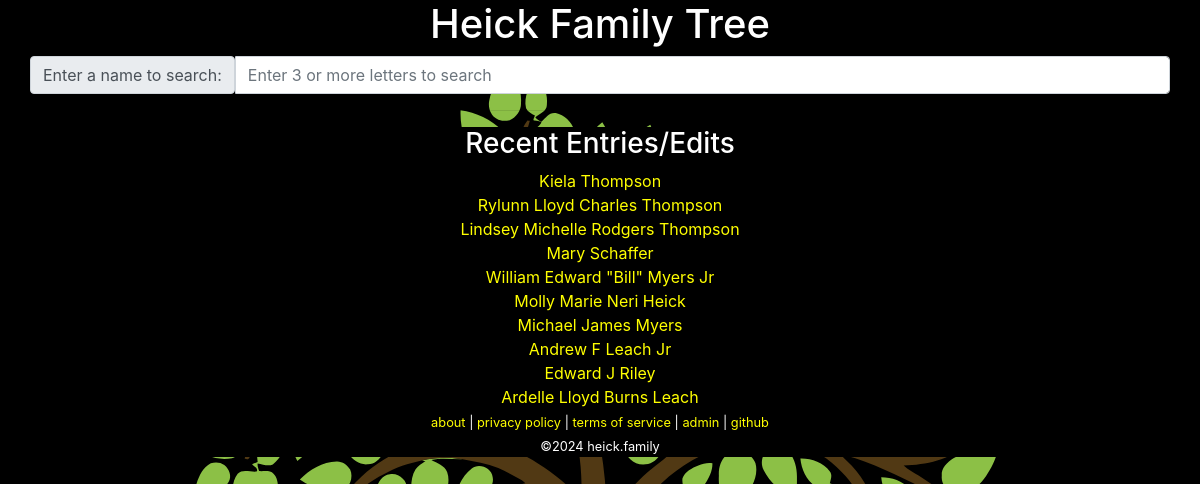
Before: / with the older database file.
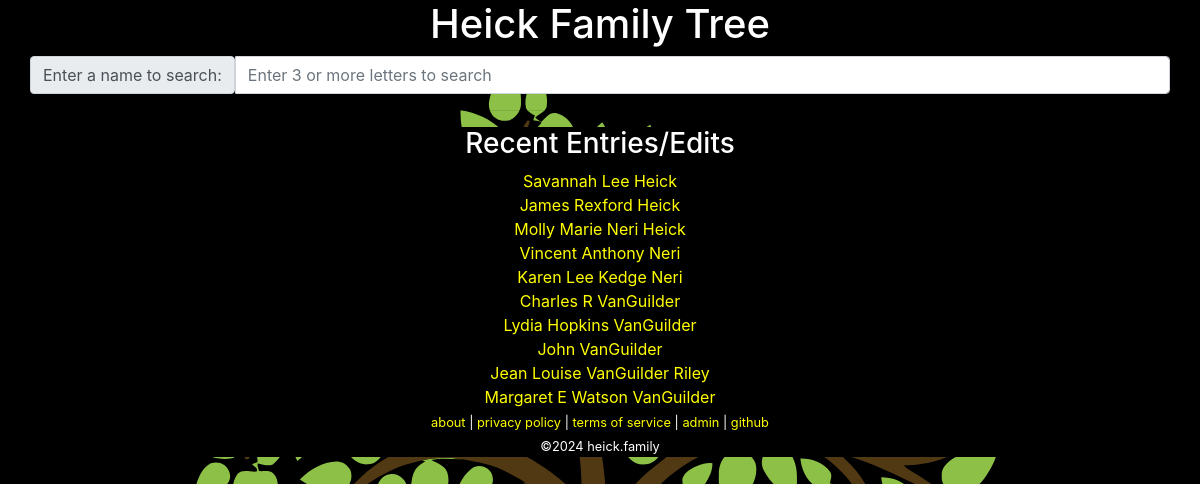
After: the same page with the newer database file.
### tables this page shows
CREATE TABLE `family` (
  `id` int(10) unsigned NOT NULL AUTO_INCREMENT COMMENT 'primary key',
  `name` char(200) NOT NULL,
  `parent-bio-x` int(10) unsigned NOT NULL DEFAULT 0 COMMENT 'mother xx',
  `parent-bio-y` int(10) unsigned NOT NULL DEFAULT 0 COMMENT 'father xy',
  `parent-adopt-x` int(10) unsigned NOT NULL DEFAULT 0,
  `parent-adopt-y` int(10) unsigned NOT NULL DEFAULT 0,
  `partner` int(10) unsigned NOT NULL DEFAULT 0,
  `dob` char(10) NOT NULL DEFAULT '0000-00-00' COMMENT 'date of birth ymd',
  `dod` char(10) NOT NULL DEFAULT '0000-00-00' COMMENT 'date of death ymd',
  `lastupdated` datetime NOT NULL DEFAULT current_timestamp() ON UPDATE current_timestamp(),
  PRIMARY KEY (`id`)
);

### lib/Stuff.php (called while the page is built, shortened)
<?php
require_once('Family.php');
class Stuff extends Family
{
	public static function getLastModified($count = 10)
	{
		$data = [];
		$query = 'SELECT `id`,`name` FROM `family` ORDER BY `lastupdated` DESC LIMIT ' . $count;
		$result = self::_query($query);
		while ($row = mysqli_fetch_assoc($result)) {
			$data[] = ['id' => $row['id'], 'name' => $row['name']];
		}
		return $data;
	}
}

### lib/Family.php (called while the page is built, shortened)
<?php
class Family
{
	private static $link = null;
	protected static function _query($query = null)
	{
		$result = mysqli_query(self::$link, $query);
		return $result;
	}
	protected static function _connect()
	{
		$config = json_decode(file_get_contents('../conf/configuration.json'), true);
		$db = $config['database'];
		self::$link = mysqli_connect($db['hostname'], $db['username'], $db['password'], $db['database']);
		return;
	}
}

### www/index.php (the view, shortened to what this page needs)
<?php
require_once('../lib/Stuff.php');
?><!DOCTYPE html>
<html lang="en">
	<head>
		<link rel="stylesheet" href="https://cdn.jsdelivr.net/npm/bootstrap@4.6.0/dist/css/bootstrap.min.css">
		<link rel="stylesheet" href="media/theme.css">
	</head>
	<body>
		<div class="container">
<?php require_once("header.php"); ?>
			<div class="row">
				<div class="input-group">
					<div class="iput-group-prepend">
						<span class="input-group-text">Enter a name to search:</span>
					</div>
					<input class="form-control" type="text" id="search" name="search" placeholder="Enter 3 or more letters to search" value="" />
				</div>
			</div>
			<hr />
			<div class="row">
				<div class="col text-center"><h3>Recent Entries/Edits</h2></div>
			</div>
<?php
$recent = Stuff::getLastModified();
foreach ($recent as $value)
{
	echo "\t\t\t" . '<div class="row"><div class="col text-center"><a href="tree.php?id=' . $value['id'] . '">' . $value['name'] . '</a></div></div>' . "\n";
}
?>
<?php require_once("footer.php"); ?>
		 </div>
	</body>
</html>

Changed rows visible on the page:
no longer on this page (row unchanged): family: name "Kiela Thompson"
no longer on this page (row unchanged): family: name "Rylunn Lloyd Charles Thompson"
no longer on this page (row edited): family: name "Lindsey Michelle Rodgers Thompson"
no longer on this page (row unchanged): family: name "Mary Schaffer"
no longer on this page (row unchanged): family: name "William Edward \"Bill\" Myers Jr"
no longer on this page (row unchanged): family: name "Michael James Myers"
no longer on this page (row unchanged): family: name "Andrew F Leach Jr"
no longer on this page (row edited): family: name "Edward J Riley"
no longer on this page (row unchanged): family: name "Ardelle Lloyd Burns Leach"
now on this page (row edited): family: name "Savannah Lee Heick"
now on this page (row edited): family: name "James Rexford Heick"
added family: name "Vincent Anthony Neri"
added family: name "Karen Lee Kedge Neri"
added family: name "Charles R VanGuilder"
added family: name "Lydia Hopkins VanGuilder"
added family: name "John VanGuilder"
now on this page (row edited): family: name "Jean Louise VanGuilder Riley"
added family: name "Margaret E Watson VanGuilder"
